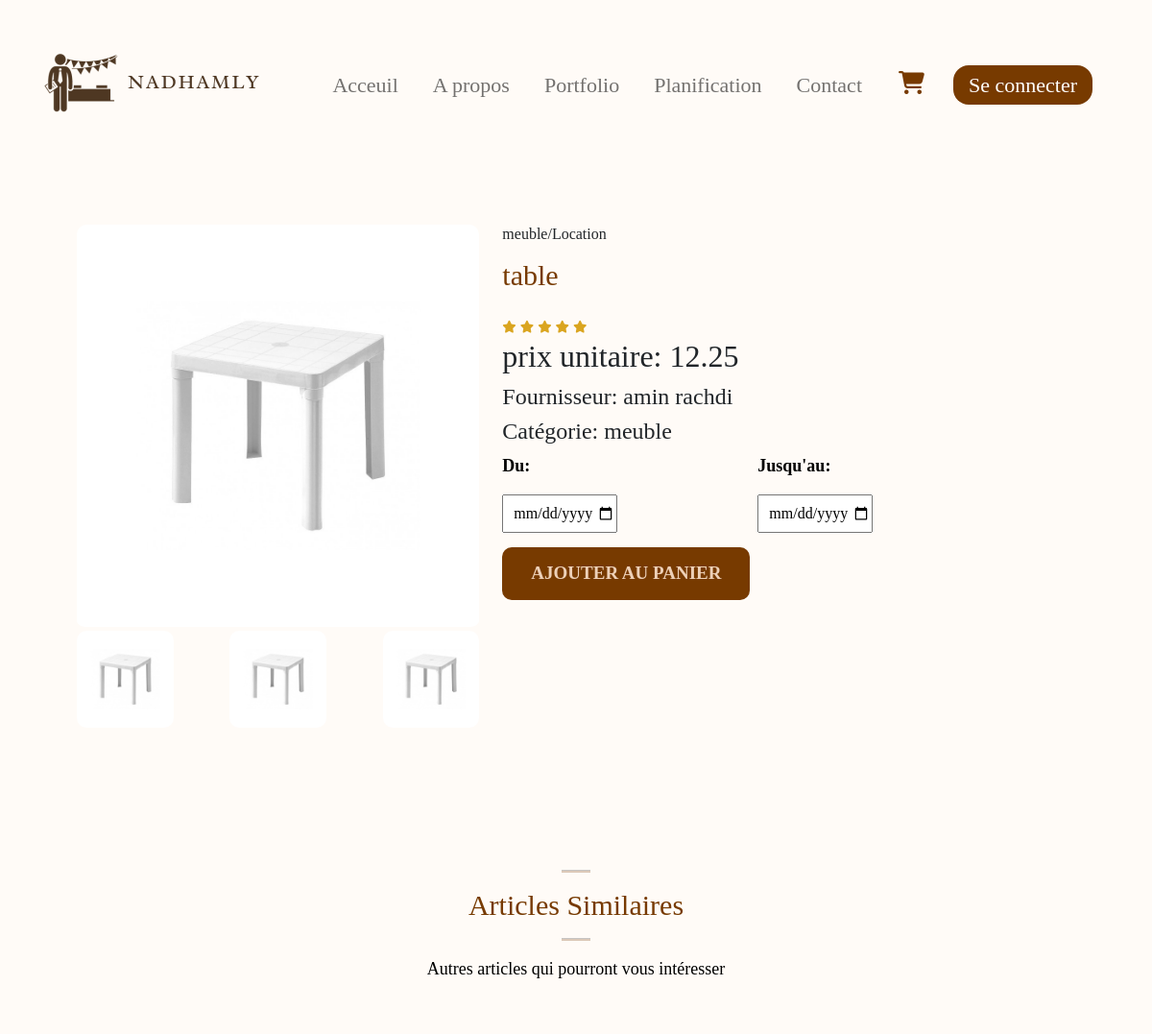
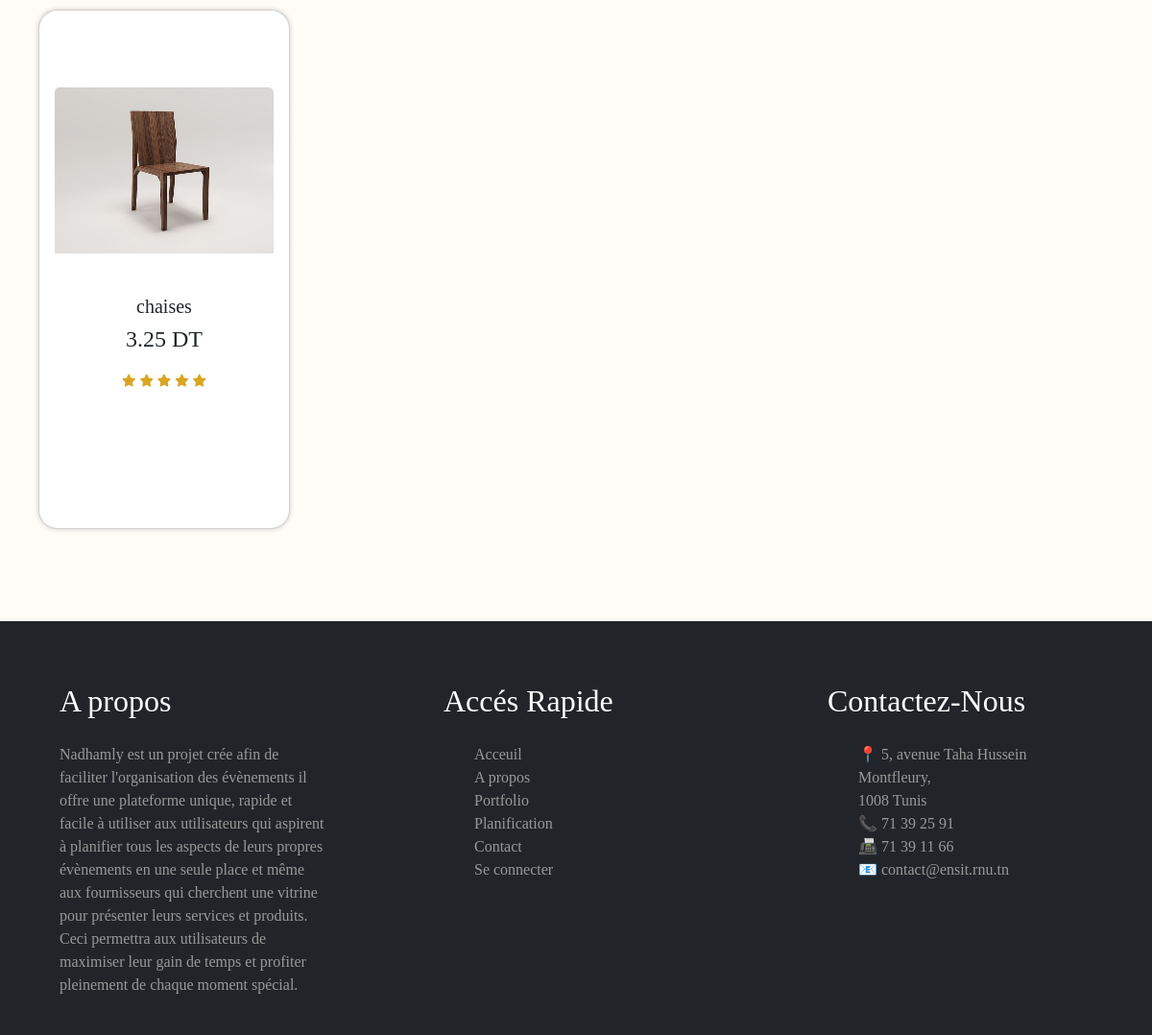
/details_art_location_1.php?id=662cd4c03001b, run on the app's committed database (2 pictures, top to bottom).
### tables this page shows
CREATE TABLE `articles` (
  `id` varchar(15) NOT NULL,
  `libelle` varchar(30) NOT NULL,
  `description` varchar(300) NOT NULL,
  `nombre` int(11) NOT NULL,
  `prix` float NOT NULL,
  `image1` varchar(100) DEFAULT 'image_default.png',
  `image2` varchar(100) DEFAULT 'image_default.png',
  `image3` varchar(100) DEFAULT 'image_default.png',
  `categorie` varchar(20) NOT NULL,
  `dispo` int(11) NOT NULL DEFAULT 1,
  `motif` varchar(9) NOT NULL,
  `id_frs` int(11) NOT NULL
);

CREATE TABLE `utilisateur` (
  `id_user` int(11) NOT NULL,
  `id_panier` int(11) NOT NULL,
  `nom` char(20) NOT NULL,
  `prenom` char(20) NOT NULL,
  `mail` varchar(80) NOT NULL,
  `tel` int(11) NOT NULL,
  `bio` char(255) NOT NULL,
  `role` char(5) NOT NULL DEFAULT 'user',
  `username` varchar(100) NOT NULL,
  `mot_de_passe` varchar(100) NOT NULL,
  `pdp` blob DEFAULT NULL
);

### details_art_location_1.php (the view, shortened to what this page needs)
<?php
require 'config.php';
if (isset($_SESSION["pdp"])) {
  $pdp = $_SESSION["pdp"];
} else {
  $pdp = null;
}
$id_user = $_SESSION["id_user"];
$id_article=$_GET["id"];
$sql = "SELECT * FROM `articles` WHERE id = '$id_article'";
$res = mysqli_query($conn, $sql);
$article = $res->fetch_assoc();
$sql2 = "SELECT * FROM `articles` WHERE categorie = '{$article['categorie']}' AND id != '$id_article' AND id_frs != '$id_user' LIMIT 4";
$qlq_articles=$conn->query($sql2);
$sqlf = "SELECT * FROM `utilisateur` WHERE id_user = '{$article['id_frs']}'";
$resf=mysqli_query($conn, $sqlf);
$fournisseur = $resf->fetch_assoc();
?>
<!DOCTYPE html>
<html lang="en">
<head>
  <link href="https://cdn.jsdelivr.net/npm/bootstrap@5.2.1/dist/css/bootstrap.min.css" rel="stylesheet"
>
  <link rel="stylesheet" href="https://pro.fontawesome.com/releases/v5.10.0/css/all.css"
>
  <link rel="stylesheet" href="css/index.css" type="text/css">
  <link rel="stylesheet" href="css/details-art.css" type="text/css">
  <link rel="stylesheet" href="css/dropdown.css" type="text/css">
</head>
<body>
    <nav class="navbar navbar-expand-lg bg-transparent">
        <div class="container-fluid">
          <a class="navbar-brand" href="index.html"><img src="images/logo.png" alt="logo Nadhamly"></a>
          <div class="sidebar offcanvas offcanvas-start" tabindex="-1" id="offcanvasNavbar" aria-labelledby="offcanvasNavbarLabel">
            <div class="offcanvas-body">
              <ul class="navbar-nav justify-content-end align-items-center flex-grow-1 pe-3">
                <li class="nav-item">
                  <a class="nav-link  fontradley bold" aria-current="page" href="index.php">Acceuil</a>
                </li>
                <li class="nav-item">
                  <a class="nav-link  fontradley bold" href="Apropos.php">A propos</a>
                </li>
                <li class="nav-item">
                    <a class="nav-link  fontradley bold" href="portfolio.php">Portfolio</a>
                  </li>
                  <li class="nav-item fontradley">
                    <a class="nav-link  bold" href="planification.php">Planification</a>
                  </li>
                  <li class="nav-item">
                    <a class="nav-link fontradley  bold" href="contact.php">Contact</a>
                  </li>
                  <li class="nav-item">
              <a href="panier.php" class="cart-link">
                <i class="fa-solid fa-cart-shopping icon-style"></i>
              </a>
            </li>
                  <li class="nav-item">
                  <?php if(isset($_SESSION["utilisateur"])) { ?>
                         <div class="profile-dropdown">
          <div  onclick="toggle()" class="profile-img" id="image-container">
          <?php if (!empty($pdp)) { ?>
                <img src="<?php echo $pdp; ?>" style="border-radius: 50%; overflow: hidden; width: 55px; height: 55px; object-fit: cover;" id="profile-image">
            <?php } else { ?>
                <img src="images/defaultpdp.jpg" alt="Default Profile Picture" style="border-radius: 50%; overflow: hidden; width: 75px; height: 75px; object-fit: cover;" id="profile-image">
            <?php } ?>
          </div>
        <ul class="profile-dropdown-list" style="list-style-type: none;padding:0;z-index:30;">
          <li class="profile-dropdown-list-item">
            <a href="profile.php">
              <i class="fa-regular fa-user"></i>
              <?php $username= $_SESSION["utilisateur"];
              echo $username;
              ?>
            </a>
          </li>
          <li class="profile-dropdown-list-item">
            <a href="equipes.php">
            <i class="ri-user-add-fill"></i>
              Rejoindre des équipes
            </a>
          </li>
          <li class="profile-dropdown-list-item">
            <a href="demandes.php">
              <i class="fa-solid fa-chart-line"></i>
              Demandes de partenariat
            </a>
          </li>
          <li class="profile-dropdown-list-item">
            <a href="recherche.php">
              <i class="fa-solid fa-search"></i>
              Rechercher
            </a>
          </li>
          <li class="profile-dropdown-list-item">
            <a href="#">
              <i class="fa-regular fa-circle-question"></i>
              Aide et contact
            </a>
          </li>
          <li class="profile-dropdown-list-item">
            <a href="#">
              <i class="fa-solid fa-arrow-right-from-bracket"></i>
              <?php if(isset($_SESSION["utilisateur"])) { ?>
                    <form method="post">
                        <button type="submit" name="logout" class="btn btn-link text-black fontradley button-reset">Déconnexion</button>
                    </form>
                    <?php } else { ?>
                    <a class="nav-link text-white px-3 py-1 rounded-4 fontradley navbtn" href="login.php">Se connecter</a>
                <?php } ?>
            </a>
          </li>
        </ul>
      </div>
                <?php } else { ?>
                    <a class="nav-link text-white px-3 py-1 rounded-4 fontradley navbtn" href="login.php">Se connecter</a>
                <?php } ?>
                  </li>
              </ul>
            </div>
          </div>
        </div>
      </nav>
  <section class="container sproduct">
    <div class="row mt-5">
      <div class="col-lg-5 col-md-12 col-12">
<div id="carouselExampleIndicators" class="carousel slide">
  <div class="carousel-indicators">
    <?php for ($i = 1; $i <= 3; $i++) { ?>
      <button type="button" data-bs-target="#carouselExampleIndicators" data-bs-slide-to="<?php echo $i - 1; ?>" <?php echo ($i == 1) ? 'class="active"' : ''; ?> aria-label="Slide <?php echo $i; ?>"></button>
    <?php } ?>
  </div>
  <div class="carousel-inner">
    <?php for ($i = 1; $i <= 3; $i++) { ?>
      <div class="carousel-item <?php echo ($i == 1) ? 'active' : ''; ?>">
        <img class="img-fluid w-100 pb-1 big-img" src="images/upload/articles/<?php echo $article['image'.$i]; ?>" alt="placeholder">
      </div>
    <?php } ?>
  </div>
  <button class="carousel-control-prev" type="button" da  ta-bs-target="#carouselExampleIndicators" data-bs-slide="prev">
    <span class="carousel-control-prev-icon" aria-hidden="true"></span>
  </button>
  <button class="carousel-control-next" type="button" data-bs-target="#carouselExampleIndicators" data-bs-slide="next">
    <span class="carousel-control-next-icon" aria-hidden="true"></span>
  </button>
</div>
<div class="small-img-group d-flex justify-content-between">
    <?php
    for ($i = 1; $i <= 3; $i++) {
        $imageFieldName = 'image'.$i;
        $imagePath = $article[$imageFieldName];
        if (!empty($imagePath)) {
            ?>
            <div class="small-img-col">
                <img src="images/upload/articles/<?php echo $imagePath; ?>" width="100%" class="small-img" alt="placeholder" id="small-img-<?php echo $i; ?>">
            </div>
            <?php
        }
    }
    ?>
</div>
      </div>
      <div class="col-lg-6 col-md-12 col-12">
        <h6><?php echo $article['categorie']."/".$article['motif'];?></h6>
        <h3 class="py-2"><?php echo $article['libelle'];?></h3>
        <div class="star ">
          <i class="fas fa-star"></i>
          <i class="fas fa-star"></i>
          <i class="fas fa-star"></i>
          <i class="fas fa-star"></i>
          <i class="fas fa-star"></i>
        </div>
        <h2>prix unitaire: <?php echo $article['prix'];?></h2>
       <h4><?php echo"Fournisseur: ".$fournisseur['nom']." ".$fournisseur['prenom'];?></h4>
        <h4><?php echo"Catégorie: ". $article['categorie'];?></h4>
        <form action="ajout_au_panier_calendrier.php" method="post" id="addToCartForm">
          <div style="justify-content: space-between;" class="row">
            <div class="col">
              <p><b>Du:</b></p>
              <input class="date_debut" type="date" style="width: 120px;" name="deb" />
            </div>
            <div class="col">
              <p><b>Jusqu'au:</b></p>
              <input class="date_fin" type="date" style="width: 120px;" name="fin" />
            </div>
          </div>
          <button type="submit" class="buy-btn"><i class="ri-shopping-cart-fill"></i>Ajouter au panier</button>
        </form>
      </div>
    </div>
  </section>
  <section id="featured" class="my-5 pb-5">
    <div class="container text-center mt-5 pb-5">
      <hr class="mx-auto">
      <h3>Articles Similaires</h3>
      <hr class="mx-auto">
      <p>Autres articles qui pourront vous intéresser</p>
    </div>
    <div class="row mx-auto container-fluid">
    <?php
while ($row=mysqli_fetch_assoc($qlq_articles)) {
?>
      <div class="product text-center col-lg-3 col-md-4 col-12">
        <div class="card">
          <img class="card-img-top" src="images/upload/articles/<?php echo $row['image1']; ?>" alt="">
          <div class="card-body">
            <h5 class="card-title"><?php echo $row['libelle']; ?></h5>
            <h4 class="card-text"><?php echo $row['prix']; ?> DT</h4>
            <div class="star my-2">
              <i class="fas fa-star"></i>
              <i class="fas fa-star"></i>
              <i class="fas fa-star"></i>
              <i class="fas fa-star"></i>
              <i class="fas fa-star"></i>
            </div>
            <a href="<?php if ($row['nombre'] == 1 && $row['motif'] == 'Vente') {
    echo 'details_art_vente_1.php?id=' . $row['id'];
} elseif ($row['nombre'] > 1 && $row['motif'] == 'Vente') {
    echo 'details_art_vente.php?id=' . $row['id'];
} elseif ($row['nombre'] == 1 && $row['motif'] == 'Location') {
    echo 'details_art_location_1.php?id=' . $row['id'];
} else {
    echo 'details_art_location.php?id=' . $row['id'];
} ?>" style="text-decoration:none;">
</a>
          </div>
        </div>
      </div>
<?php }?>
    </div>
  </section>
  <footer class="bg-dark pt-5 pb-4">
    <div class="container-fluid">
        <div class="row  text-white">
            <div class="col-md-3 col-lg-3 col-sm-1 mx-auto mt-3"><h2 style="font-family:'Times New Roman', Times, serif;font-weight: 500;">A propos</h2></div>
            <div class="col-md-3 col-lg-3 col-sm-1 mx-auto mt-3"><h2 style="font-family: 'Times New Roman', Times, serif;font-weight: 500;">Accés Rapide</h2></div>
            <div class="col-md-3 col-lg-3 col-sm-1 mx-auto mt-3"><h2 style="font-family: 'Times New Roman', Times, serif;font-weight: 500;">Contactez-Nous</h2></div>
        </div>
        <div class="row greytext">
            <div class="col-md-3 col-lg-3 col-sm-1 mx-auto mt-3"><p style="font-family:'Times New Roman', Times, serif;"> Nadhamly est un projet crée afin de faciliter l'organisation des évènements il offre une plateforme unique, rapide et facile à utiliser aux utilisateurs qui aspirent à planifier tous les aspects de leurs propres évènements en une seule place et même aux fournisseurs qui cherchent une vitrine pour présenter leurs services et produits. Ceci permettra aux utilisateurs de maximiser leur gain de temps et profiter pleinement de chaque moment spécial.
            </p></div>
            <div class="col-md-3 col-lg-3 col-sm-1 mx-auto mt-3">   <ul>
                <li><a href="index.html">Acceuil</a></li>
                <li><a href="#">A propos</a></li>
                <li><a href="portfolio.html">Portfolio</a></li>
                <li><a href="planification.html">Planification</a></li>
                <li><a href="contact.html">Contact</a></li>
                <li><a href="login.html">Se connecter</a></li>
            </ul></div>
            <div class="col-md-3 col-lg-3 col-sm-1 mx-auto mt-3">
                <ul class="coordonnées">
                    <li align="left">&#128205; <a href="https://maps.app.goo.gl/zLKkJNBrgjAyrBT1A">5, avenue Taha Hussein Montfleury,<br/>  1008 Tunis</a></li>
                    <li align="left">&#128222; <a href="tel:216 71 39 25 91">71 39 25 91</a></li>
                    <li align="left">&#128224; <a href="tel:216 71 39 11 66"> 71 39 11 66</a></li>
                    <li align="left">&#128231; <a href="mailto:contact@ensit.rnu.tn">contact@ensit.rnu.tn</a></li>
                </ul>
            </div>
        </div>
    </div>
  </footer>
</body>
</html>

### css/index.css (style rules this page uses)
:root { --bg-color:#fffbf7; --text-noir:black; --text-bleu:blue; --text-marron:#773a00; --marron-int:#351a02; --marron-clair:#ffe8d4dd; --footer-color:#999; --bronze:#977b3f; --white:#fff }
body { font-family: "Radley"; background-color: var(--bg-color); }
.fontradley { font-family: 'Radley'; }
.bold { font-weight: 500; }
.nav-link { font-size: 22px; margin-left: 10px; margin-right: 10px; }
.navbar-nav .nav-link { transition: all .50s ease; }
.navbar { padding-left: 2%; padding-right: 2%; }
.offcanvas-body { align-items: center; justify-content: center; }
.navbtn { background-color: var(--text-marron); cursor: pointer; transition: all 0.3s ease 0s; }
.greytext { color: var(--footer-color); }
footer a { color: var(--footer-color); text-decoration: none; transition: color 0.5s ease; }
footer li { list-style: none; }
.container { width:90%; margin: 0 auto; padding: 10px 20px; }
@media screen and (min-width:768px) { section { padding: 1em 9em; } }
@media screen and (min-width:992px) { section { padding: 1em; } }
@media screen and (min-width:992px) { .card { padding: 5em 1em; width: 100%; } }
hr { background: var(--text-marron); background-color: var(--text-marron); width:30px; height: 3px; }
button { font-size: 0.8rem; font-weight: 700; outline: none; border:none; background-color: #1d1d1d; color:aliceblue; padding: 13px 30px; cursor: pointer; text-transform: uppercase; transition: 0.3s ease; }
.star i { font-size: 0.8rem; color: goldenrod !important; }

### css/details-art.css (style rules this page uses)
:root { --bg-color:#fffbf7; --text-noir:black; --text-bleu:blue; --text-marron:#773a00; --marron-int:#351a02; --marron-clair:#ffe8d4dd; --footer-color:#999; --bronze:#977b3f; --white:#fff }
.small-img-group { display:flex; justify-content:space-between; }
.small-img-col { flex-basis:24%; cursor:pointer; }
.sproduct input { width:50px; height: 40px; padding-left:10px ; font-size: 16px; margin-right: 10px; }
.sproduct h3 { font-size: 30px; margin-bottom: 15px; color: var(--text-marron); }
.sproduct img { max-width: 100%; height: auto; display: block; transition:0.5 ease; border-radius: 10px; }
.container h3 { font-size: 30px; color: var(--text-marron); }
.container p { font-size: 18px; line-height: 1.5; color: var(--text-noir); }
.product img { width: 100%; height: auto; }
.buy-btn { display: inline-block; color: var(--marron-clair); font-size: 19px; background-color: var(--text-marron); text-decoration: none; border-radius: 10px; margin-top: 15px; transition: .3s ease; cursor: pointer; opacity: 1; transition: 0.3s all; }
.card { border-radius: 20px; overflow: hidden; box-shadow: 0px 0px 5px rgba(0, 0, 0, 0.2); }
.card a { text-decoration: none; color: inherit; font-size: 1.4em; }

### css/dropdown.css (style rules this page uses)
:root { --primary: #eeeeee; --secondary: #773a00; --secondary-light: #ffefe0; --secondary-light-2: rgb(127, 183, 126, 0.1); --white: #fff; --black: #393e46; --shadow: 0px 2px 8px 0px var(--secondary-light); }

### details_art_location_1.php (style rules this page uses)
.product { display: flex; align-items: stretch; }
.product .card { width: 100%; }
.card .card-img-top { height: 200px; object-fit: cover; }
.card-body { display: flex; flex-direction: column; justify-content: flex-end; height: 100%; }
.fa-cart-shopping { font-size: 24px; color: var(--text-marron); margin-left: 10px; margin-right: 10px; padding-left: 10px; padding-right: 10px; }

### data on the page
articles: image1 (picture), image2 (picture), image3 (picture), categorie "meuble", motif "Location", libelle "table", prix "12.25"
utilisateur: nom "amin", prenom "rachdi"
articles: image1 (picture), libelle "chaises", prix "3.25"
